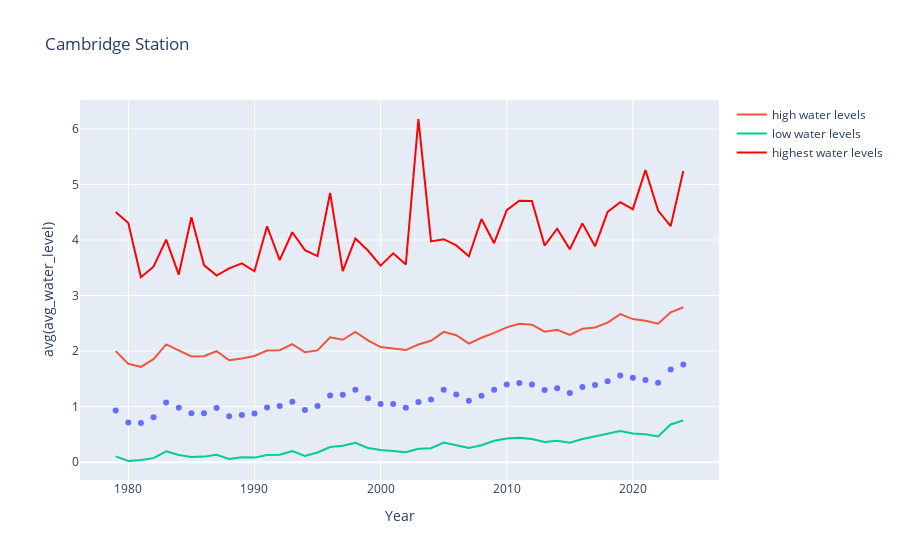

Notebook code for this chart:
### Code cell
import plotly.express as px
fig = px.scatter(cambridge, x='Year', y='avg(avg_water_level)', title='Cambridge Station')
fig.add_scatter(x=cambridge['Year'], y=df['avg(max_water_level)'], name="high water levels")
fig.add_scatter(x=cambridge['Year'], y=df['avg(min_water_level)'], name="low water levels")
fig.add_scatter(x=cambridge['Year'], y=df['max(max_water_level)'], 
                name="highest water levels",
                marker=dict(color="Red") )

fig.show()

### Figure 1 — Plotly figure (JSON) as saved in the notebook; plotly's stock layout.template omitted (floating-point values rounded to 4 significant figures; data arrays with more than 128 entries replaced by an {"elided": "..."} marker saying what was removed)
{"data": [{"hovertemplate": "Year=%{x}<br>avg(avg_water_level)=%{y}<extra></extra>", "legendgroup": "", "marker": {"color": "#636efa", "symbol": "circle"}, "mode": "markers", "name": "", "orientation": "v", "showlegend": false, "type": "scatter", "x": ["1979-01-01", "1980-01-01", "1981-01-01", "1982-01-01", "1983-01-01", "1984-01-01", "1985-01-01", "1986-01-01", "1987-01-01", "1988-01-01", "1989-01-01", "1990-01-01", "1991-01-01", "1992-01-01", "1993-01-01", "1994-01-01", "1995-01-01", "1996-01-01", "1997-01-01", "1998-01-01", "1999-01-01", "2000-01-01", "2001-01-01", "2002-01-01", "2003-01-01", "2004-01-01", "2005-01-01", "2006-01-01", "2007-01-01", "2008-01-01", "2009-01-01", "2010-01-01", "2011-01-01", "2012-01-01", "2013-01-01", "2014-01-01", "2015-01-01", "2016-01-01", "2017-01-01", "2018-01-01", "2019-01-01", "2020-01-01", "2021-01-01", "2022-01-01", "2023-01-01", "2024-01-01"], "xaxis": "x", "y": [0.9294, 0.7137, 0.7025, 0.807, 1.072, 0.9813, 0.8809, 0.8825, 0.9763, 0.8272, 0.8476, 0.8751, 0.9851, 1.01, 1.086, 0.9386, 1.009, 1.2, 1.214, 1.304, 1.149, 1.049, 1.049, 0.9807, 1.085, 1.126, 1.303, 1.22, 1.105, 1.197, 1.306, 1.399, 1.427, 1.397, 1.299, 1.329, 1.247, 1.351, 1.389, 1.459, 1.562, 1.521, 1.48, 1.428, 1.667, 1.759], "yaxis": "y"}, {"name": "high water levels", "type": "scatter", "x": ["1979-01-01", "1980-01-01", "1981-01-01", "1982-01-01", "1983-01-01", "1984-01-01", "1985-01-01", "1986-01-01", "1987-01-01", "1988-01-01", "1989-01-01", "1990-01-01", "1991-01-01", "1992-01-01", "1993-01-01", "1994-01-01", "1995-01-01", "1996-01-01", "1997-01-01", "1998-01-01", "1999-01-01", "2000-01-01", "2001-01-01", "2002-01-01", "2003-01-01", "2004-01-01", "2005-01-01", "2006-01-01", "2007-01-01", "2008-01-01", "2009-01-01", "2010-01-01", "2011-01-01", "2012-01-01", "2013-01-01", "2014-01-01", "2015-01-01", "2016-01-01", "2017-01-01", "2018-01-01", "2019-01-01", "2020-01-01", "2021-01-01", "2022-01-01", "2023-01-01", "2024-01-01"], "y": {"elided": "172 float values"}}, {"name": "low water levels", "type": "scatter", "x": ["1979-01-01", "1980-01-01", "1981-01-01", "1982-01-01", "1983-01-01", "1984-01-01", "1985-01-01", "1986-01-01", "1987-01-01", "1988-01-01", "1989-01-01", "1990-01-01", "1991-01-01", "1992-01-01", "1993-01-01", "1994-01-01", "1995-01-01", "1996-01-01", "1997-01-01", "1998-01-01", "1999-01-01", "2000-01-01", "2001-01-01", "2002-01-01", "2003-01-01", "2004-01-01", "2005-01-01", "2006-01-01", "2007-01-01", "2008-01-01", "2009-01-01", "2010-01-01", "2011-01-01", "2012-01-01", "2013-01-01", "2014-01-01", "2015-01-01", "2016-01-01", "2017-01-01", "2018-01-01", "2019-01-01", "2020-01-01", "2021-01-01", "2022-01-01", "2023-01-01", "2024-01-01"], "y": {"elided": "172 float values"}}, {"marker": {"color": "Red"}, "name": "highest water levels", "type": "scatter", "x": ["1979-01-01", "1980-01-01", "1981-01-01", "1982-01-01", "1983-01-01", "1984-01-01", "1985-01-01", "1986-01-01", "1987-01-01", "1988-01-01", "1989-01-01", "1990-01-01", "1991-01-01", "1992-01-01", "1993-01-01", "1994-01-01", "1995-01-01", "1996-01-01", "1997-01-01", "1998-01-01", "1999-01-01", "2000-01-01", "2001-01-01", "2002-01-01", "2003-01-01", "2004-01-01", "2005-01-01", "2006-01-01", "2007-01-01", "2008-01-01", "2009-01-01", "2010-01-01", "2011-01-01", "2012-01-01", "2013-01-01", "2014-01-01", "2015-01-01", "2016-01-01", "2017-01-01", "2018-01-01", "2019-01-01", "2020-01-01", "2021-01-01", "2022-01-01", "2023-01-01", "2024-01-01"], "y": {"elided": "172 str values"}}], "layout": {"legend": {"tracegroupgap": 0}, "title": {"text": "Cambridge Station"}, "xaxis": {"anchor": "y", "domain": [0, 1], "title": {"text": "Year"}}, "yaxis": {"anchor": "x", "domain": [0, 1], "title": {"text": "avg(avg_water_level)"}}}}
